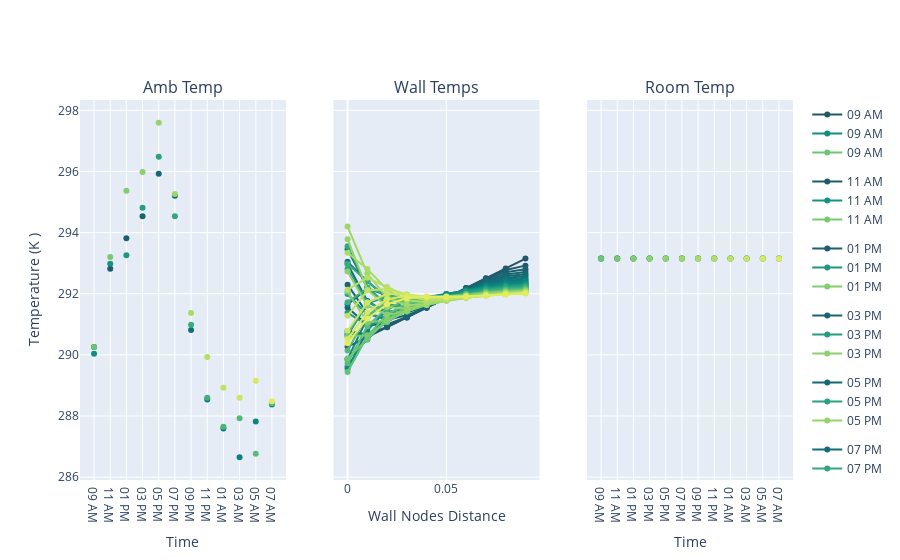

Notebook source saved alongside this figure:
### Markdown cell above
### plot on same scale!

### Code cell
# whether or not can turn time series off and on 
lg = True
fig = make_subplots(rows=1, cols=3, shared_yaxes=True, subplot_titles=("Amb Temp", "Wall Temps", "Room Temp"))

#TODO relate "4" to number of time steps argument in VAvgIndoorAir function 

min_interv = 2*60 # interval to plot at in minutes 
colors, colors2 = make_colors(min_interv=min_interv)

cix=0
for ix_time, x_at_time in enumerate(v1.all_wall_temps): # NEED way to abstract this 
    if ix_time%(min_interv*4)== 0:
        timestamp = [(pd.Timedelta(times[ix_time], "m") + v1.twall.ext_temps.index[0]).strftime('%I %p') ]

        legendgroup = "Same" if lg == False else timestamp[0]

        # Outdoor Air 
        fig.add_trace(go.Scatter(x=timestamp, y=[v1.twall.ext_temps[ix_time]], mode='lines+markers', line=dict(color=colors[cix]),
        showlegend=False, name=timestamp[0], legendgroup=legendgroup
        ), row = 1, col = 1)

        # Wall Temperature 
        fig.add_trace(go.Scatter(x=v1.twall.x_vals, y=x_at_time, mode='lines+markers', line=dict(color=colors[cix]),
        showlegend=True, name=timestamp[0], legendgroup=legendgroup
        ), row = 1, col = 2)

        # Indoor Air 
        fig.add_trace(go.Scatter(x=timestamp, y=[temps[ix_time]], mode='lines+markers', line=dict(color=colors[cix]),
        showlegend=False, name=timestamp[0], legendgroup=legendgroup
        ), row = 1, col = 3)
        cix+=1

fig['layout']['yaxis']['title']='Temperature (K )'
fig['layout']['xaxis1']['title']='Time'
fig['layout']['xaxis2']['title']='Wall Nodes Distance'
fig['layout']['xaxis3']['title']='Time'
fig.show()

### Figure 1 — Plotly figure (JSON) as saved in the notebook; plotly's stock layout.template omitted (floating-point values rounded to 4 significant figures)
{"data": [{"legendgroup": "09 AM", "line": {"color": "rgb(36, 86, 104)"}, "mode": "lines+markers", "name": "09 AM", "showlegend": false, "type": "scatter", "x": ["09 AM"], "xaxis": "x", "y": [290.3], "yaxis": "y"}, {"legendgroup": "09 AM", "line": {"color": "rgb(36, 86, 104)"}, "mode": "lines+markers", "name": "09 AM", "showlegend": true, "type": "scatter", "x": [0, 0.01, 0.02, 0.03, 0.04, 0.05, 0.06, 0.07, 0.08, 0.09], "xaxis": "x2", "y": [290.3, 290.6, 290.9, 291.2, 291.5, 291.9, 292.2, 292.5, 292.8, 293.1], "yaxis": "y2"}, {"legendgroup": "09 AM", "line": {"color": "rgb(36, 86, 104)"}, "mode": "lines+markers", "name": "09 AM", "showlegend": false, "type": "scatter", "x": ["09 AM"], "xaxis": "x3", "y": [293.1], "yaxis": "y3"}, {"legendgroup": "11 AM", "line": {"color": "rgb(32, 91, 107)"}, "mode": "lines+markers", "name": "11 AM", "showlegend": false, "type": "scatter", "x": ["11 AM"], "xaxis": "x", "y": [292.8], "yaxis": "y"}, {"legendgroup": "11 AM", "line": {"color": "rgb(32, 91, 107)"}, "mode": "lines+markers", "name": "11 AM", "showlegend": true, "type": "scatter", "x": [0, 0.01, 0.02, 0.03, 0.04, 0.05, 0.06, 0.07, 0.08, 0.09], "xaxis": "x2", "y": [290.8, 290.7, 290.9, 291.2, 291.5, 291.9, 292.2, 292.5, 292.8, 292.9], "yaxis": "y2"}, {"legendgroup": "11 AM", "line": {"color": "rgb(32, 91, 107)"}, "mode": "lines+markers", "name": "11 AM", "showlegend": false, "type": "scatter", "x": ["11 AM"], "xaxis": "x3", "y": [293.1], "yaxis": "y3"}, {"legendgroup": "01 PM", "line": {"color": "rgb(29, 95, 110)"}, "mode": "lines+markers", "name": "01 PM", "showlegend": false, "type": "scatter", "x": ["01 PM"], "xaxis": "x", "y": [293.8], "yaxis": "y"}, {"legendgroup": "01 PM", "line": {"color": "rgb(29, 95, 110)"}, "mode": "lines+markers", "name": "01 PM", "showlegend": true, "type": "scatter", "x": [0, 0.01, 0.02, 0.03, 0.04, 0.05, 0.06, 0.07, 0.08, 0.09], "xaxis": "x2", "y": [291.6, 291.0, 291.0, 291.2, 291.5, 291.9, 292.2, 292.5, 292.7, 292.8], "yaxis": "y2"}, {"legendgroup": "01 PM", "line": {"color": "rgb(29, 95, 110)"}, "mode": "lines+markers", "name": "01 PM", "showlegend": false, "type": "scatter", "x": ["01 PM"], "xaxis": "x3", "y": [293.1], "yaxis": "y3"}, {"legendgroup": "03 PM", "line": {"color": "rgb(26, 100, 112)"}, "mode": "lines+markers", "name": "03 PM", "showlegend": false, "type": "scatter", "x": ["03 PM"], "xaxis": "x", "y": [294.5], "yaxis": "y"}, {"legendgroup": "03 PM", "line": {"color": "rgb(26, 100, 112)"}, "mode": "lines+markers", "name": "03 PM", "showlegend": true, "type": "scatter", "x": [0, 0.01, 0.02, 0.03, 0.04, 0.05, 0.06, 0.07, 0.08, 0.09], "xaxis": "x2", "y": [292.3, 291.4, 291.2, 291.3, 291.6, 291.9, 292.2, 292.4, 292.6, 292.7], "yaxis": "y2"}, {"legendgroup": "03 PM", "line": {"color": "rgb(26, 100, 112)"}, "mode": "lines+markers", "name": "03 PM", "showlegend": false, "type": "scatter", "x": ["03 PM"], "xaxis": "x3", "y": [293.1], "yaxis": "y3"}, {"legendgroup": "05 PM", "line": {"color": "rgb(22, 105, 115)"}, "mode": "lines+markers", "name": "05 PM", "showlegend": false, "type": "scatter", "x": ["05 PM"], "xaxis": "x", "y": [295.9], "yaxis": "y"}, {"legendgroup": "05 PM", "line": {"color": "rgb(22, 105, 115)"}, "mode": "lines+markers", "name": "05 PM", "showlegend": true, "type": "scatter", "x": [0, 0.01, 0.02, 0.03, 0.04, 0.05, 0.06, 0.07, 0.08, 0.09], "xaxis": "x2", "y": [293.0, 291.8, 291.4, 291.4, 291.6, 291.9, 292.1, 292.4, 292.6, 292.6], "yaxis": "y2"}, {"legendgroup": "05 PM", "line": {"color": "rgb(22, 105, 115)"}, "mode": "lines+markers", "name": "05 PM", "showlegend": false, "type": "scatter", "x": ["05 PM"], "xaxis": "x3", "y": [293.1], "yaxis": "y3"}, {"legendgroup": "07 PM", "line": {"color": "rgb(18, 109, 118)"}, "mode": "lines+markers", "name": "07 PM", "showlegend": false, "type": "scatter", "x": ["07 PM"], "xaxis": "x", "y": [295.2], "yaxis": "y"}, {"legendgroup": "07 PM", "line": {"color": "rgb(18, 109, 118)"}, "mode": "lines+markers", "name": "07 PM", "showlegend": true, "type": "scatter", "x": [0, 0.01, 0.02, 0.03, 0.04, 0.05, 0.06, 0.07, 0.08, 0.09], "xaxis": "x2", "y": [293.5, 292.2, 291.6, 291.5, 291.6, 291.9, 292.1, 292.4, 292.5, 292.6], "yaxis": "y2"}, {"legendgroup": "07 PM", "line": {"color": "rgb(18, 109, 118)"}, "mode": "lines+markers", "name": "07 PM", "showlegend": false, "type": "scatter", "x": ["07 PM"], "xaxis": "x3", "y": [293.1], "yaxis": "y3"}, {"legendgroup": "09 PM", "line": {"color": "rgb(15, 114, 121)"}, "mode": "lines+markers", "name": "09 PM", "showlegend": false, "type": "scatter", "x": ["09 PM"], "xaxis": "x", "y": [290.8], "yaxis": "y"}, {"legendgroup": "09 PM", "line": {"color": "rgb(15, 114, 121)"}, "mode": "lines+markers", "name": "09 PM", "showlegend": true, "type": "scatter", "x": [0, 0.01, 0.02, 0.03, 0.04, 0.05, 0.06, 0.07, 0.08, 0.09], "xaxis": "x2", "y": [293.0, 292.4, 291.9, 291.6, 291.7, 291.9, 292.1, 292.3, 292.5, 292.5], "yaxis": "y2"}, {"legendgroup": "09 PM", "line": {"color": "rgb(15, 114, 121)"}, "mode": "lines+markers", "name": "09 PM", "showlegend": false, "type": "scatter", "x": ["09 PM"], "xaxis": "x3", "y": [293.1], "yaxis": "y3"}, {"legendgroup": "11 PM", "line": {"color": "rgb(15, 119, 122)"}, "mode": "lines+markers", "name": "11 PM", "showlegend": false, "type": "scatter", "x": ["11 PM"], "xaxis": "x", "y": [288.5], "yaxis": "y"}, {"legendgroup": "11 PM", "line": {"color": "rgb(15, 119, 122)"}, "mode": "lines+markers", "name": "11 PM", "showlegend": true, "type": "scatter", "x": [0, 0.01, 0.02, 0.03, 0.04, 0.05, 0.06, 0.07, 0.08, 0.09], "xaxis": "x2", "y": [291.7, 292.2, 292.0, 291.8, 291.8, 291.9, 292.1, 292.3, 292.4, 292.5], "yaxis": "y2"}, {"legendgroup": "11 PM", "line": {"color": "rgb(15, 119, 122)"}, "mode": "lines+markers", "name": "11 PM", "showlegend": false, "type": "scatter", "x": ["11 PM"], "xaxis": "x3", "y": [293.1], "yaxis": "y3"}, {"legendgroup": "01 AM", "line": {"color": "rgb(14, 124, 124)"}, "mode": "lines+markers", "name": "01 AM", "showlegend": false, "type": "scatter", "x": ["01 AM"], "xaxis": "x", "y": [287.6], "yaxis": "y"}, {"legendgroup": "01 AM", "line": {"color": "rgb(14, 124, 124)"}, "mode": "lines+markers", "name": "01 AM", "showlegend": true, "type": "scatter", "x": [0, 0.01, 0.02, 0.03, 0.04, 0.05, 0.06, 0.07, 0.08, 0.09], "xaxis": "x2", "y": [290.6, 291.7, 291.9, 291.8, 291.8, 291.9, 292.1, 292.3, 292.4, 292.4], "yaxis": "y2"}, {"legendgroup": "01 AM", "line": {"color": "rgb(14, 124, 124)"}, "mode": "lines+markers", "name": "01 AM", "showlegend": false, "type": "scatter", "x": ["01 AM"], "xaxis": "x3", "y": [293.1], "yaxis": "y3"}, {"legendgroup": "03 AM", "line": {"color": "rgb(14, 128, 125)"}, "mode": "lines+markers", "name": "03 AM", "showlegend": false, "type": "scatter", "x": ["03 AM"], "xaxis": "x", "y": [286.6], "yaxis": "y"}, {"legendgroup": "03 AM", "line": {"color": "rgb(14, 128, 125)"}, "mode": "lines+markers", "name": "03 AM", "showlegend": true, "type": "scatter", "x": [0, 0.01, 0.02, 0.03, 0.04, 0.05, 0.06, 0.07, 0.08, 0.09], "xaxis": "x2", "y": [289.9, 291.2, 291.7, 291.8, 291.9, 292.0, 292.1, 292.2, 292.3, 292.4], "yaxis": "y2"}, {"legendgroup": "03 AM", "line": {"color": "rgb(14, 128, 125)"}, "mode": "lines+markers", "name": "03 AM", "showlegend": false, "type": "scatter", "x": ["03 AM"], "xaxis": "x3", "y": [293.1], "yaxis": "y3"}, {"legendgroup": "05 AM", "line": {"color": "rgb(14, 133, 126)"}, "mode": "lines+markers", "name": "05 AM", "showlegend": false, "type": "scatter", "x": ["05 AM"], "xaxis": "x", "y": [287.8], "yaxis": "y"}, {"legendgroup": "05 AM", "line": {"color": "rgb(14, 133, 126)"}, "mode": "lines+markers", "name": "05 AM", "showlegend": true, "type": "scatter", "x": [0, 0.01, 0.02, 0.03, 0.04, 0.05, 0.06, 0.07, 0.08, 0.09], "xaxis": "x2", "y": [289.5, 290.8, 291.5, 291.8, 291.9, 292.0, 292.1, 292.2, 292.3, 292.4], "yaxis": "y2"}, {"legendgroup": "05 AM", "line": {"color": "rgb(14, 133, 126)"}, "mode": "lines+markers", "name": "05 AM", "showlegend": false, "type": "scatter", "x": ["05 AM"], "xaxis": "x3", "y": [293.1], "yaxis": "y3"}, {"legendgroup": "07 AM", "line": {"color": "rgb(13, 138, 128)"}, "mode": "lines+markers", "name": "07 AM", "showlegend": false, "type": "scatter", "x": ["07 AM"], "xaxis": "x", "y": [288.4], "yaxis": "y"}, {"legendgroup": "07 AM", "line": {"color": "rgb(13, 138, 128)"}, "mode": "lines+markers", "name": "07 AM", "showlegend": true, "type": "scatter", "x": [0, 0.01, 0.02, 0.03, 0.04, 0.05, 0.06, 0.07, 0.08, 0.09], "xaxis": "x2", "y": [289.6, 290.6, 291.3, 291.7, 291.9, 292.0, 292.1, 292.2, 292.3, 292.3], "yaxis": "y2"}, {"legendgroup": "07 AM", "line": {"color": "rgb(13, 138, 128)"}, "mode": "lines+markers", "name": "07 AM", "showlegend": false, "type": "scatter", "x": ["07 AM"], "xaxis": "x3", "y": [293.1], "yaxis": "y3"}, {"legendgroup": "09 AM", "line": {"color": "rgb(13, 143, 129)"}, "mode": "lines+markers", "name": "09 AM", "showlegend": false, "type": "scatter", "x": ["09 AM"], "xaxis": "x", "y": [290.0], "yaxis": "y"}, {"legendgroup": "09 AM", "line": {"color": "rgb(13, 143, 129)"}, "mode": "lines+markers", "name": "09 AM", "showlegend": true, "type": "scatter", "x": [0, 0.01, 0.02, 0.03, 0.04, 0.05, 0.06, 0.07, 0.08, 0.09], "xaxis": "x2", "y": [289.9, 290.5, 291.1, 291.6, 291.8, 292.0, 292.1, 292.2, 292.3, 292.3], "yaxis": "y2"}, {"legendgroup": "09 AM", "line": {"color": "rgb(13, 143, 129)"}, "mode": "lines+markers", "name": "09 AM", "showlegend": false, "type": "scatter", "x": ["09 AM"], "xaxis": "x3", "y": [293.1], "yaxis": "y3"}, {"legendgroup": "11 AM", "line": {"color": "rgb(20, 148, 128)"}, "mode": "lines+markers", "name": "11 AM", "showlegend": false, "type": "scatter", "x": ["11 AM"], "xaxis": "x", "y": [293.0], "yaxis": "y"}, {"legendgroup": "11 AM", "line": {"color": "rgb(20, 148, 128)"}, "mode": "lines+markers", "name": "11 AM", "showlegend": true, "type": "scatter", "x": [0, 0.01, 0.02, 0.03, 0.04, 0.05, 0.06, 0.07, 0.08, 0.09], "xaxis": "x2", "y": [290.7, 290.6, 291.1, 291.5, 291.8, 292.0, 292.1, 292.2, 292.3, 292.3], "yaxis": "y2"}, {"legendgroup": "11 AM", "line": {"color": "rgb(20, 148, 128)"}, "mode": "lines+markers", "name": "11 AM", "showlegend": false, "type": "scatter", "x": ["11 AM"], "xaxis": "x3", "y": [293.1], "yaxis": "y3"}, {"legendgroup": "01 PM", "line": {"color": "rgb(28, 152, 128)"}, "mode": "lines+markers", "name": "01 PM", "showlegend": false, "type": "scatter", "x": ["01 PM"], "xaxis": "x", "y": [293.3], "yaxis": "y"}, {"legendgroup": "01 PM", "line": {"color": "rgb(28, 152, 128)"}, "mode": "lines+markers", "name": "01 PM", "showlegend": true, "type": "scatter", "x": [0, 0.01, 0.02, 0.03, 0.04, 0.05, 0.06, 0.07, 0.08, 0.09], "xaxis": "x2", "y": [291.4, 291.0, 291.1, 291.4, 291.7, 291.9, 292.1, 292.2, 292.2, 292.3], "yaxis": "y2"}, {"legendgroup": "01 PM", "line": {"color": "rgb(28, 152, 128)"}, "mode": "lines+markers", "name": "01 PM", "showlegend": false, "type": "scatter", "x": ["01 PM"], "xaxis": "x3", "y": [293.1], "yaxis": "y3"}, {"legendgroup": "03 PM", "line": {"color": "rgb(35, 157, 128)"}, "mode": "lines+markers", "name": "03 PM", "showlegend": false, "type": "scatter", "x": ["03 PM"], "xaxis": "x", "y": [294.8], "yaxis": "y"}, {"legendgroup": "03 PM", "line": {"color": "rgb(35, 157, 128)"}, "mode": "lines+markers", "name": "03 PM", "showlegend": true, "type": "scatter", "x": [0, 0.01, 0.02, 0.03, 0.04, 0.05, 0.06, 0.07, 0.08, 0.09], "xaxis": "x2", "y": [292.0, 291.3, 291.2, 291.4, 291.7, 291.9, 292.0, 292.1, 292.2, 292.3], "yaxis": "y2"}, {"legendgroup": "03 PM", "line": {"color": "rgb(35, 157, 128)"}, "mode": "lines+markers", "name": "03 PM", "showlegend": false, "type": "scatter", "x": ["03 PM"], "xaxis": "x3", "y": [293.1], "yaxis": "y3"}, {"legendgroup": "05 PM", "line": {"color": "rgb(42, 162, 127)"}, "mode": "lines+markers", "name": "05 PM", "showlegend": false, "type": "scatter", "x": ["05 PM"], "xaxis": "x", "y": [296.5], "yaxis": "y"}, {"legendgroup": "05 PM", "line": {"color": "rgb(42, 162, 127)"}, "mode": "lines+markers", "name": "05 PM", "showlegend": true, "type": "scatter", "x": [0, 0.01, 0.02, 0.03, 0.04, 0.05, 0.06, 0.07, 0.08, 0.09], "xaxis": "x2", "y": [292.8, 291.7, 291.4, 291.5, 291.7, 291.9, 292.0, 292.1, 292.2, 292.2], "yaxis": "y2"}, {"legendgroup": "05 PM", "line": {"color": "rgb(42, 162, 127)"}, "mode": "lines+markers", "name": "05 PM", "showlegend": false, "type": "scatter", "x": ["05 PM"], "xaxis": "x3", "y": [293.1], "yaxis": "y3"}, {"legendgroup": "07 PM", "line": {"color": "rgb(50, 166, 126)"}, "mode": "lines+markers", "name": "07 PM", "showlegend": false, "type": "scatter", "x": ["07 PM"], "xaxis": "x", "y": [294.5], "yaxis": "y"}, {"legendgroup": "07 PM", "line": {"color": "rgb(50, 166, 126)"}, "mode": "lines+markers", "name": "07 PM", "showlegend": true, "type": "scatter", "x": [0, 0.01, 0.02, 0.03, 0.04, 0.05, 0.06, 0.07, 0.08, 0.09], "xaxis": "x2", "y": [293.6, 292.2, 291.7, 291.6, 291.7, 291.8, 292.0, 292.1, 292.2, 292.2], "yaxis": "y2"}, {"legendgroup": "07 PM", "line": {"color": "rgb(50, 166, 126)"}, "mode": "lines+markers", "name": "07 PM", "showlegend": false, "type": "scatter", "x": ["07 PM"], "xaxis": "x3", "y": [293.1], "yaxis": "y3"}, {"legendgroup": "09 PM", "line": {"color": "rgb(57, 171, 126)"}, "mode": "lines+markers", "name": "09 PM", "showlegend": false, "type": "scatter", "x": ["09 PM"], "xaxis": "x", "y": [291.0], "yaxis": "y"}, {"legendgroup": "09 PM", "line": {"color": "rgb(57, 171, 126)"}, "mode": "lines+markers", "name": "09 PM", "showlegend": true, "type": "scatter", "x": [0, 0.01, 0.02, 0.03, 0.04, 0.05, 0.06, 0.07, 0.08, 0.09], "xaxis": "x2", "y": [293.0, 292.4, 291.9, 291.7, 291.7, 291.8, 292.0, 292.1, 292.2, 292.2], "yaxis": "y2"}, {"legendgroup": "09 PM", "line": {"color": "rgb(57, 171, 126)"}, "mode": "lines+markers", "name": "09 PM", "showlegend": false, "type": "scatter", "x": ["09 PM"], "xaxis": "x3", "y": [293.1], "yaxis": "y3"}, {"legendgroup": "11 PM", "line": {"color": "rgb(66, 175, 124)"}, "mode": "lines+markers", "name": "11 PM", "showlegend": false, "type": "scatter", "x": ["11 PM"], "xaxis": "x", "y": [288.6], "yaxis": "y"}, {"legendgroup": "11 PM", "line": {"color": "rgb(66, 175, 124)"}, "mode": "lines+markers", "name": "11 PM", "showlegend": true, "type": "scatter", "x": [0, 0.01, 0.02, 0.03, 0.04, 0.05, 0.06, 0.07, 0.08, 0.09], "xaxis": "x2", "y": [291.7, 292.2, 292.0, 291.8, 291.8, 291.9, 292.0, 292.1, 292.1, 292.2], "yaxis": "y2"}, {"legendgroup": "11 PM", "line": {"color": "rgb(66, 175, 124)"}, "mode": "lines+markers", "name": "11 PM", "showlegend": false, "type": "scatter", "x": ["11 PM"], "xaxis": "x3", "y": [293.1], "yaxis": "y3"}, {"legendgroup": "01 AM", "line": {"color": "rgb(75, 180, 123)"}, "mode": "lines+markers", "name": "01 AM", "showlegend": false, "type": "scatter", "x": ["01 AM"], "xaxis": "x", "y": [287.6], "yaxis": "y"}, {"legendgroup": "01 AM", "line": {"color": "rgb(75, 180, 123)"}, "mode": "lines+markers", "name": "01 AM", "showlegend": true, "type": "scatter", "x": [0, 0.01, 0.02, 0.03, 0.04, 0.05, 0.06, 0.07, 0.08, 0.09], "xaxis": "x2", "y": [290.7, 291.7, 291.9, 291.9, 291.8, 291.9, 292.0, 292.1, 292.1, 292.2], "yaxis": "y2"}, {"legendgroup": "01 AM", "line": {"color": "rgb(75, 180, 123)"}, "mode": "lines+markers", "name": "01 AM", "showlegend": false, "type": "scatter", "x": ["01 AM"], "xaxis": "x3", "y": [293.1], "yaxis": "y3"}, {"legendgroup": "03 AM", "line": {"color": "rgb(84, 184, 121)"}, "mode": "lines+markers", "name": "03 AM", "showlegend": false, "type": "scatter", "x": ["03 AM"], "xaxis": "x", "y": [287.9], "yaxis": "y"}, {"legendgroup": "03 AM", "line": {"color": "rgb(84, 184, 121)"}, "mode": "lines+markers", "name": "03 AM", "showlegend": true, "type": "scatter", "x": [0, 0.01, 0.02, 0.03, 0.04, 0.05, 0.06, 0.07, 0.08, 0.09], "xaxis": "x2", "y": [290.1, 291.3, 291.7, 291.8, 291.9, 291.9, 292.0, 292.0, 292.1, 292.1], "yaxis": "y2"}, {"legendgroup": "03 AM", "line": {"color": "rgb(84, 184, 121)"}, "mode": "lines+markers", "name": "03 AM", "showlegend": false, "type": "scatter", "x": ["03 AM"], "xaxis": "x3", "y": [293.1], "yaxis": "y3"}, {"legendgroup": "05 AM", "line": {"color": "rgb(92, 188, 119)"}, "mode": "lines+markers", "name": "05 AM", "showlegend": false, "type": "scatter", "x": ["05 AM"], "xaxis": "x", "y": [286.8], "yaxis": "y"}, {"legendgroup": "05 AM", "line": {"color": "rgb(92, 188, 119)"}, "mode": "lines+markers", "name": "05 AM", "showlegend": true, "type": "scatter", "x": [0, 0.01, 0.02, 0.03, 0.04, 0.05, 0.06, 0.07, 0.08, 0.09], "xaxis": "x2", "y": [289.7, 290.9, 291.5, 291.8, 291.9, 291.9, 292.0, 292.0, 292.1, 292.1], "yaxis": "y2"}, {"legendgroup": "05 AM", "line": {"color": "rgb(92, 188, 119)"}, "mode": "lines+markers", "name": "05 AM", "showlegend": false, "type": "scatter", "x": ["05 AM"], "xaxis": "x3", "y": [293.1], "yaxis": "y3"}, {"legendgroup": "07 AM", "line": {"color": "rgb(101, 193, 118)"}, "mode": "lines+markers", "name": "07 AM", "showlegend": false, "type": "scatter", "x": ["07 AM"], "xaxis": "x", "y": [288.4], "yaxis": "y"}, {"legendgroup": "07 AM", "line": {"color": "rgb(101, 193, 118)"}, "mode": "lines+markers", "name": "07 AM", "showlegend": true, "type": "scatter", "x": [0, 0.01, 0.02, 0.03, 0.04, 0.05, 0.06, 0.07, 0.08, 0.09], "xaxis": "x2", "y": [289.4, 290.6, 291.3, 291.7, 291.8, 291.9, 292.0, 292.0, 292.1, 292.1], "yaxis": "y2"}, {"legendgroup": "07 AM", "line": {"color": "rgb(101, 193, 118)"}, "mode": "lines+markers", "name": "07 AM", "showlegend": false, "type": "scatter", "x": ["07 AM"], "xaxis": "x3", "y": [293.1], "yaxis": "y3"}, {"legendgroup": "09 AM", "line": {"color": "rgb(110, 197, 116)"}, "mode": "lines+markers", "name": "09 AM", "showlegend": false, "type": "scatter", "x": ["09 AM"], "xaxis": "x", "y": [290.3], "yaxis": "y"}, {"legendgroup": "09 AM", "line": {"color": "rgb(110, 197, 116)"}, "mode": "lines+markers", "name": "09 AM", "showlegend": true, "type": "scatter", "x": [0, 0.01, 0.02, 0.03, 0.04, 0.05, 0.06, 0.07, 0.08, 0.09], "xaxis": "x2", "y": [289.9, 290.5, 291.2, 291.6, 291.8, 291.9, 292.0, 292.0, 292.1, 292.1], "yaxis": "y2"}, {"legendgroup": "09 AM", "line": {"color": "rgb(110, 197, 116)"}, "mode": "lines+markers", "name": "09 AM", "showlegend": false, "type": "scatter", "x": ["09 AM"], "xaxis": "x3", "y": [293.1], "yaxis": "y3"}, {"legendgroup": "11 AM", "line": {"color": "rgb(120, 201, 114)"}, "mode": "lines+markers", "name": "11 AM", "showlegend": false, "type": "scatter", "x": ["11 AM"], "xaxis": "x", "y": [293.2], "yaxis": "y"}, {"legendgroup": "11 AM", "line": {"color": "rgb(120, 201, 114)"}, "mode": "lines+markers", "name": "11 AM", "showlegend": true, "type": "scatter", "x": [0, 0.01, 0.02, 0.03, 0.04, 0.05, 0.06, 0.07, 0.08, 0.09], "xaxis": "x2", "y": [290.6, 290.6, 291.1, 291.5, 291.7, 291.9, 292.0, 292.0, 292.1, 292.1], "yaxis": "y2"}, {"legendgroup": "11 AM", "line": {"color": "rgb(120, 201, 114)"}, "mode": "lines+markers", "name": "11 AM", "showlegend": false, "type": "scatter", "x": ["11 AM"], "xaxis": "x3", "y": [293.1], "yaxis": "y3"}, {"legendgroup": "01 PM", "line": {"color": "rgb(130, 205, 112)"}, "mode": "lines+markers", "name": "01 PM", "showlegend": false, "type": "scatter", "x": ["01 PM"], "xaxis": "x", "y": [295.4], "yaxis": "y"}, {"legendgroup": "01 PM", "line": {"color": "rgb(130, 205, 112)"}, "mode": "lines+markers", "name": "01 PM", "showlegend": true, "type": "scatter", "x": [0, 0.01, 0.02, 0.03, 0.04, 0.05, 0.06, 0.07, 0.08, 0.09], "xaxis": "x2", "y": [292.1, 291.1, 291.1, 291.4, 291.7, 291.8, 291.9, 292.0, 292.1, 292.1], "yaxis": "y2"}, {"legendgroup": "01 PM", "line": {"color": "rgb(130, 205, 112)"}, "mode": "lines+markers", "name": "01 PM", "showlegend": false, "type": "scatter", "x": ["01 PM"], "xaxis": "x3", "y": [293.1], "yaxis": "y3"}, {"legendgroup": "03 PM", "line": {"color": "rgb(140, 209, 110)"}, "mode": "lines+markers", "name": "03 PM", "showlegend": false, "type": "scatter", "x": ["03 PM"], "xaxis": "x", "y": [296.0], "yaxis": "y"}, {"legendgroup": "03 PM", "line": {"color": "rgb(140, 209, 110)"}, "mode": "lines+markers", "name": "03 PM", "showlegend": true, "type": "scatter", "x": [0, 0.01, 0.02, 0.03, 0.04, 0.05, 0.06, 0.07, 0.08, 0.09], "xaxis": "x2", "y": [292.7, 291.6, 291.3, 291.4, 291.6, 291.8, 291.9, 292.0, 292.1, 292.1], "yaxis": "y2"}, {"legendgroup": "03 PM", "line": {"color": "rgb(140, 209, 110)"}, "mode": "lines+markers", "name": "03 PM", "showlegend": false, "type": "scatter", "x": ["03 PM"], "xaxis": "x3", "y": [293.1], "yaxis": "y3"}, {"legendgroup": "05 PM", "line": {"color": "rgb(149, 212, 107)"}, "mode": "lines+markers", "name": "05 PM", "showlegend": false, "type": "scatter", "x": ["05 PM"], "xaxis": "x", "y": [297.6], "yaxis": "y"}, {"legendgroup": "05 PM", "line": {"color": "rgb(149, 212, 107)"}, "mode": "lines+markers", "name": "05 PM", "showlegend": true, "type": "scatter", "x": [0, 0.01, 0.02, 0.03, 0.04, 0.05, 0.06, 0.07, 0.08, 0.09], "xaxis": "x2", "y": [293.8, 292.1, 291.6, 291.5, 291.6, 291.8, 291.9, 292.0, 292.0, 292.1], "yaxis": "y2"}, {"legendgroup": "05 PM", "line": {"color": "rgb(149, 212, 107)"}, "mode": "lines+markers", "name": "05 PM", "showlegend": false, "type": "scatter", "x": ["05 PM"], "xaxis": "x3", "y": [293.1], "yaxis": "y3"}, {"legendgroup": "07 PM", "line": {"color": "rgb(159, 216, 105)"}, "mode": "lines+markers", "name": "07 PM", "showlegend": false, "type": "scatter", "x": ["07 PM"], "xaxis": "x", "y": [295.3], "yaxis": "y"}, {"legendgroup": "07 PM", "line": {"color": "rgb(159, 216, 105)"}, "mode": "lines+markers", "name": "07 PM", "showlegend": true, "type": "scatter", "x": [0, 0.01, 0.02, 0.03, 0.04, 0.05, 0.06, 0.07, 0.08, 0.09], "xaxis": "x2", "y": [294.2, 292.7, 291.9, 291.6, 291.7, 291.8, 291.9, 292.0, 292.0, 292.1], "yaxis": "y2"}, {"legendgroup": "07 PM", "line": {"color": "rgb(159, 216, 105)"}, "mode": "lines+markers", "name": "07 PM", "showlegend": false, "type": "scatter", "x": ["07 PM"], "xaxis": "x3", "y": [293.1], "yaxis": "y3"}, {"legendgroup": "09 PM", "line": {"color": "rgb(169, 220, 103)"}, "mode": "lines+markers", "name": "09 PM", "showlegend": false, "type": "scatter", "x": ["09 PM"], "xaxis": "x", "y": [291.4], "yaxis": "y"}, {"legendgroup": "09 PM", "line": {"color": "rgb(169, 220, 103)"}, "mode": "lines+markers", "name": "09 PM", "showlegend": true, "type": "scatter", "x": [0, 0.01, 0.02, 0.03, 0.04, 0.05, 0.06, 0.07, 0.08, 0.09], "xaxis": "x2", "y": [293.3, 292.8, 292.1, 291.8, 291.7, 291.8, 291.9, 292.0, 292.0, 292.1], "yaxis": "y2"}, {"legendgroup": "09 PM", "line": {"color": "rgb(169, 220, 103)"}, "mode": "lines+markers", "name": "09 PM", "showlegend": false, "type": "scatter", "x": ["09 PM"], "xaxis": "x3", "y": [293.1], "yaxis": "y3"}, {"legendgroup": "11 PM", "line": {"color": "rgb(180, 223, 101)"}, "mode": "lines+markers", "name": "11 PM", "showlegend": false, "type": "scatter", "x": ["11 PM"], "xaxis": "x", "y": [289.9], "yaxis": "y"}, {"legendgroup": "11 PM", "line": {"color": "rgb(180, 223, 101)"}, "mode": "lines+markers", "name": "11 PM", "showlegend": true, "type": "scatter", "x": [0, 0.01, 0.02, 0.03, 0.04, 0.05, 0.06, 0.07, 0.08, 0.09], "xaxis": "x2", "y": [292.1, 292.5, 292.2, 291.9, 291.8, 291.8, 291.9, 291.9, 292.0, 292.0], "yaxis": "y2"}, {"legendgroup": "11 PM", "line": {"color": "rgb(180, 223, 101)"}, "mode": "lines+markers", "name": "11 PM", "showlegend": false, "type": "scatter", "x": ["11 PM"], "xaxis": "x3", "y": [293.1], "yaxis": "y3"}, {"legendgroup": "01 AM", "line": {"color": "rgb(192, 226, 100)"}, "mode": "lines+markers", "name": "01 AM", "showlegend": false, "type": "scatter", "x": ["01 AM"], "xaxis": "x", "y": [288.9], "yaxis": "y"}, {"legendgroup": "01 AM", "line": {"color": "rgb(192, 226, 100)"}, "mode": "lines+markers", "name": "01 AM", "showlegend": true, "type": "scatter", "x": [0, 0.01, 0.02, 0.03, 0.04, 0.05, 0.06, 0.07, 0.08, 0.09], "xaxis": "x2", "y": [291.3, 292.1, 292.2, 292.0, 291.9, 291.8, 291.9, 291.9, 292.0, 292.0], "yaxis": "y2"}, {"legendgroup": "01 AM", "line": {"color": "rgb(192, 226, 100)"}, "mode": "lines+markers", "name": "01 AM", "showlegend": false, "type": "scatter", "x": ["01 AM"], "xaxis": "x3", "y": [293.1], "yaxis": "y3"}, {"legendgroup": "03 AM", "line": {"color": "rgb(203, 230, 98)"}, "mode": "lines+markers", "name": "03 AM", "showlegend": false, "type": "scatter", "x": ["03 AM"], "xaxis": "x", "y": [288.6], "yaxis": "y"}, {"legendgroup": "03 AM", "line": {"color": "rgb(203, 230, 98)"}, "mode": "lines+markers", "name": "03 AM", "showlegend": true, "type": "scatter", "x": [0, 0.01, 0.02, 0.03, 0.04, 0.05, 0.06, 0.07, 0.08, 0.09], "xaxis": "x2", "y": [290.8, 291.7, 292.0, 292.0, 291.9, 291.9, 291.9, 291.9, 292.0, 292.0], "yaxis": "y2"}, {"legendgroup": "03 AM", "line": {"color": "rgb(203, 230, 98)"}, "mode": "lines+markers", "name": "03 AM", "showlegend": false, "type": "scatter", "x": ["03 AM"], "xaxis": "x3", "y": [293.1], "yaxis": "y3"}, {"legendgroup": "05 AM", "line": {"color": "rgb(214, 233, 96)"}, "mode": "lines+markers", "name": "05 AM", "showlegend": false, "type": "scatter", "x": ["05 AM"], "xaxis": "x", "y": [289.1], "yaxis": "y"}, {"legendgroup": "05 AM", "line": {"color": "rgb(214, 233, 96)"}, "mode": "lines+markers", "name": "05 AM", "showlegend": true, "type": "scatter", "x": [0, 0.01, 0.02, 0.03, 0.04, 0.05, 0.06, 0.07, 0.08, 0.09], "xaxis": "x2", "y": [290.5, 291.4, 291.8, 291.9, 291.9, 291.9, 291.9, 291.9, 292.0, 292.0], "yaxis": "y2"}, {"legendgroup": "05 AM", "line": {"color": "rgb(214, 233, 96)"}, "mode": "lines+markers", "name": "05 AM", "showlegend": false, "type": "scatter", "x": ["05 AM"], "xaxis": "x3", "y": [293.1], "yaxis": "y3"}, {"legendgroup": "07 AM", "line": {"color": "rgb(226, 236, 95)"}, "mode": "lines+markers", "name": "07 AM", "showlegend": false, "type": "scatter", "x": ["07 AM"], "xaxis": "x", "y": [288.5], "yaxis": "y"}, {"legendgroup": "07 AM", "line": {"color": "rgb(226, 236, 95)"}, "mode": "lines+markers", "name": "07 AM", "showlegend": true, "type": "scatter", "x": [0, 0.01, 0.02, 0.03, 0.04, 0.05, 0.06, 0.07, 0.08, 0.09], "xaxis": "x2", "y": [290.4, 291.2, 291.7, 291.9, 291.9, 291.9, 291.9, 291.9, 292.0, 292.0], "yaxis": "y2"}, {"legendgroup": "07 AM", "line": {"color": "rgb(226, 236, 95)"}, "mode": "lines+markers", "name": "07 AM", "showlegend": false, "type": "scatter", "x": ["07 AM"], "xaxis": "x3", "y": [293.1], "yaxis": "y3"}], "layout": {"annotations": [{"font": {"size": 16}, "showarrow": false, "text": "Amb Temp", "x": 0.1444, "xanchor": "center", "xref": "paper", "y": 1, "yanchor": "bottom", "yref": "paper"}, {"font": {"size": 16}, "showarrow": false, "text": "Wall Temps", "x": 0.5, "xanchor": "center", "xref": "paper", "y": 1, "yanchor": "bottom", "yref": "paper"}, {"font": {"size": 16}, "showarrow": false, "text": "Room Temp", "x": 0.8556, "xanchor": "center", "xref": "paper", "y": 1, "yanchor": "bottom", "yref": "paper"}], "xaxis": {"anchor": "y", "domain": [0, 0.2889], "title": {"text": "Time"}}, "xaxis2": {"anchor": "y2", "domain": [0.3556, 0.6444], "title": {"text": "Wall Nodes Distance"}}, "xaxis3": {"anchor": "y3", "domain": [0.7111, 1], "title": {"text": "Time"}}, "yaxis": {"anchor": "x", "domain": [0, 1], "title": {"text": "Temperature (K )"}}, "yaxis2": {"anchor": "x2", "domain": [0, 1], "matches": "y", "showticklabels": false}, "yaxis3": {"anchor": "x3", "domain": [0, 1], "matches": "y", "showticklabels": false}}}
